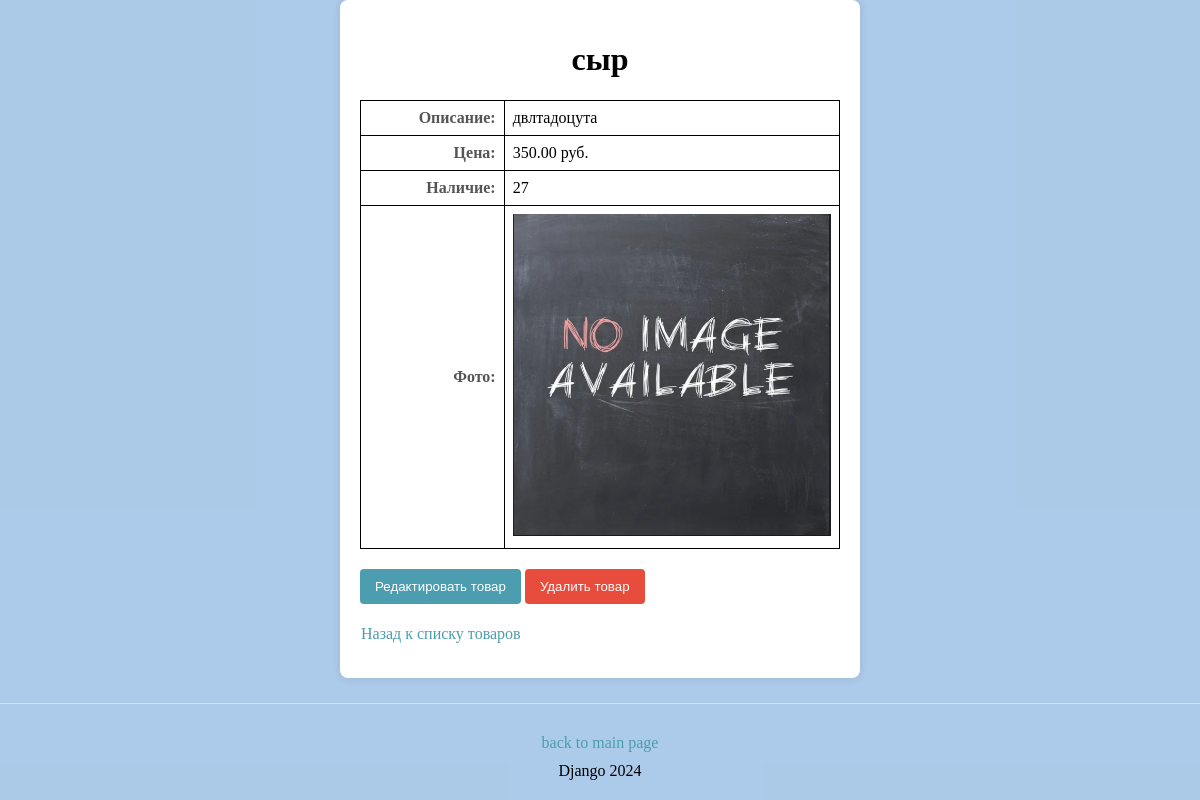
Page /products/2/ on the earlier database version.
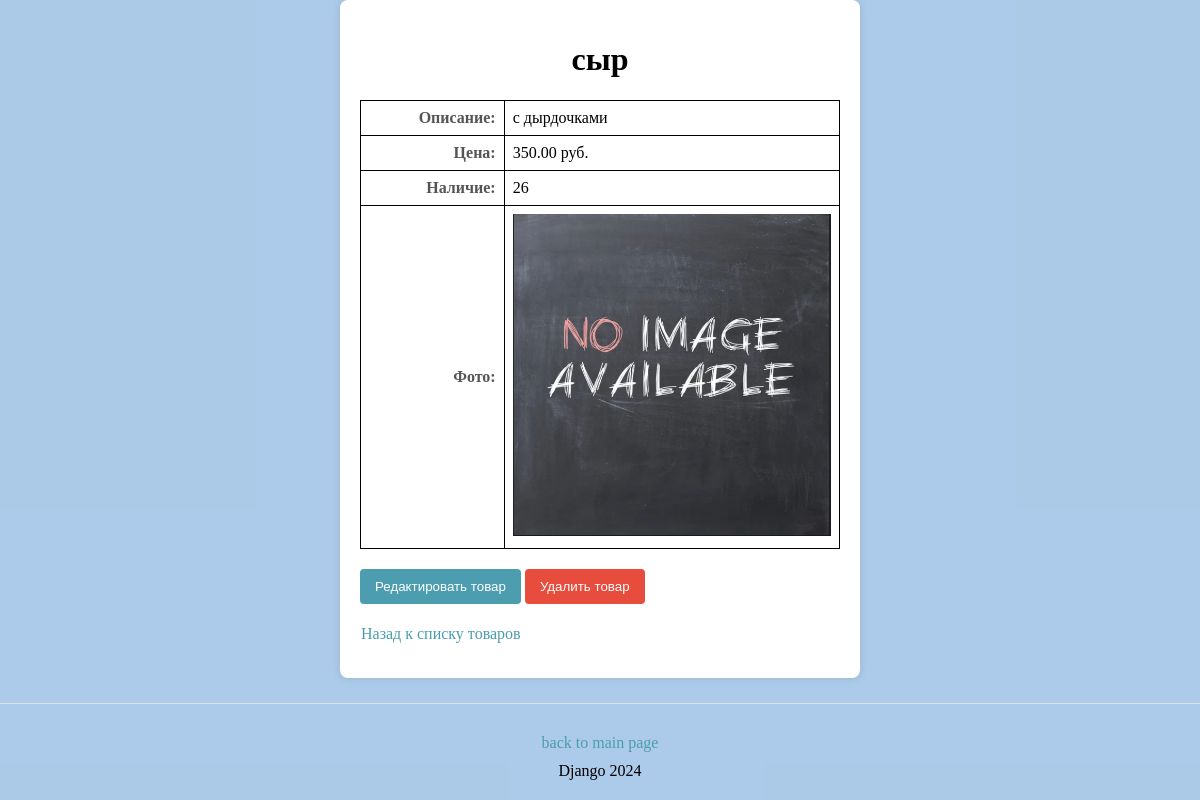
Same page on the later database version.
### products/models.py (models this page shows, shortened)
class Product(models.Model):
    objects = models.Manager()
    name = models.CharField(max_length=255, unique=True)
    description = models.TextField(null=True, blank=True)
    price = models.DecimalField(max_digits=10, decimal_places=2)
    count = models.PositiveIntegerField(default=0)
    image = models.ImageField(upload_to='products/', null=True, blank=True)
    class Meta:
        permissions = [
            ("can_view_product", "Can view product"),
            ("can_add_product", "Can add product"),
            ("can_change_product", "Can change product"),
            ("can_delete_product", "Can delete product"),
        ]

### products/views.py (the view)
# urls.py: path('<int:pk>/', product_detail, name='product_detail'),
def product_detail(request, pk):
    product = get_object_or_404(Product, pk=pk)
    return render(request, 'products/product_detail.html',
                  {'product': product})

### templates/products/product_detail.html (shortened to what this page needs)
{% load static %}
<!DOCTYPE html>
<html lang="en">
<head>
    <link rel="stylesheet" href="{% static 'product/product.css' %}">
    <link rel="stylesheet" href="{% static 'other/other.css' %}">
</head>
<body>
<div class="form-container">
    <h1>{{ product.name }}</h1>
    <table class="product-table">
        <tr>
            <td class="label">Описание:</td>
            <td>{{ product.description }}</td>
        </tr>
        <tr>
            <td class="label">Цена:</td>
            <td>{{ product.price }} руб.</td>
        </tr>
        <tr>
            <td class="label">Наличие:</td>
            <td>{{ product.count }}</td>
        </tr>
        <tr>
            <td class="label">Фото:</td>
            <td>
                {% if product.image %}
                    <img src="{{ product.image.url }}" alt="{{ product.name }}"
                         class="product-image">
                {% else %}
                    <img src="{% static 'market/img/default.png' %}"
                     alt="Изображение отсутствует">
                {% endif %}
            </td>
        </tr>
    </table>
    <div>
        <form action="{% url 'products:product_update' product.id %}"
              method="GET"
              style="display:inline;">
            <button type="submit" class="button">Редактировать товар</button>
        </form>
        <form action="{% url 'products:product_delete' product.id %}"
              method="GET"
              style="display:inline;">
            <button type="submit" class="delete-button">Удалить товар
            </button>
        </form>
        <p><a href="{% url 'products:product_list' %}"
              class="back-button">Назад
            к списку товаров</a></p>
    </div>
</div>
<footer>
    <a href="{% url 'main' %}" class="footer-button">back to main page</a>
    <p>Django 2024</p>
</footer>
</body>
</html>

Differences in the rows shown:
changed Product "сыр": description "двлтадоцута" → "с дырдочками"; count "27" → "26"
